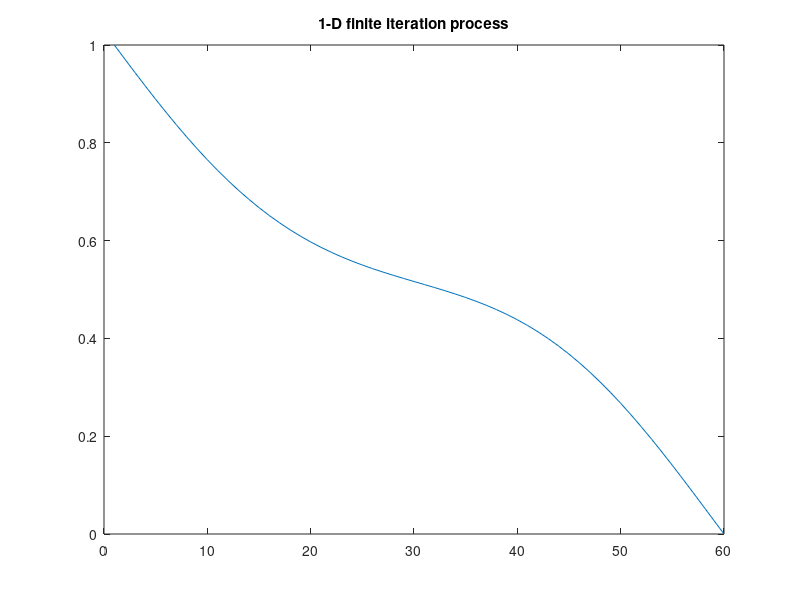

MATLAB code to generate this figure: (Note: this script raises an error after producing the figure.)
%%ELEC 4700 Assignment 2: Finite Difference Method
%% Student Name: Jean-Raphael Renaud-Mattey
%% Student Number: 100791195
%% Date Submitted: February 25 2018
%% Question 1 of Assignment 2
% The purpose of this code is to use the Finite Difference Method to solve
% for the electrostatic potential in the rectangular region L*W shown in
% Figure 1 of the Assignment, where the ratio of L/W is 3/2. First we solve
% the case of V = Vo at x = 0 and V = 0 at x = L. For this case,I treat it
% as a 1-D case and solve it via iterations process. The second part of
% question 1 requires me to now solve it for V=Vo at x=0, x=L and V=0 at y=0,
% y=W, which will then be compared to a analytical solution. Some conclusions
% will be drawn from it and explained at the end of the code for the first
% question. I used iteration process to solve the first question:


%clear all
clearvars
clearvars -GLOBAL
close all
format shortE
%% Question 1 parameters:
% Here we will define all the parameters for question 1,as well the region
% size for both questions. Any change to see different result can be made
% here.
size = 20; %size to establish the Length and Width of the rectangular region
Vo=1; %The voltage set the boundary conditions as well to find the analytical solution
L = 3*size; %Length of the rectangular region
W = 2*size;%Width of the rectangular region
G1 = sparse(1,L); % Vector to solve question 1 a via iteration process
G2 = sparse(W,L); % Matrix to solve question 1 b via iteration process
G3 = sparse(W,L); % Matrix to solve question 1 b analytical sol
BC1 = 0; % Boundary condition for question 1
BC2 = Vo;% Boundary condition for question 1
iterations =100; %iteration limit for the iteration process, can be changed for the different result

%% Question 1.a):
% This is the iteration process for solving the 1-D case. It plots the
% change and update over the number of iterations. This is answer for
% question 1.a)
f1 = figure; 
G1(L)=BC1; % Set the boundary condition for the Vector to be V=0 at x=L 
G1(1)=BC2; % Set the boundary condition for the Vector to be V=Vo at x=0
G1(2:L-1)=deal(0.5*(BC1+BC2)); %populate the rest of the vector with the average of the Boundary Conditions
figure(f1)
for steps =1:iterations
    plot(G1);
    title('1-D finite iteration process')
    pause(0.01);
    for i=2:L-1
        G1(i)= 0.5*(G1(i-1)+G1(i+1));
    end
end

%% Question 1.b):
% This is the code to answer question 1.b of the assignment. First we
% establish the analytical solution for the equation :
%
% $$V(x,y)=\frac{4Vo}{\pi}\sum_{n=1,3,5...}^\infty\frac{1}{n}\frac{\cosh\left(\frac{n\pi x}{a}\right)}{\cosh\left(\frac{n\pi b}{a}\right)}\sin\left(\frac{n\pi y}{a}\right)$$
%
% And then we will compare the analytical solution to the meshing and
% explain some of the advantages and disadvantages.
Nterms = iterations;
f2 = figure;
figure(f2)
for i = 1:L       
    for j = 1:W
        G3(j,i) = analyticalsol2(i,j,Vo,L,W,Nterms); 
    end
end
subplot(3,1,1);
surf(G3);
title('analytical solution');
pause(0.01);

% This is to populate our 2-D matrix where; for the boundary conditions
% are: V=Vo at x=0,x=L and V=0 at y=0, y=W
% For the rest, we populate it with the average of the boundary conditions
[G2(1,1),G2(1,L),G2(W,1),G2(W,L),G2(2:W-1,2:L-1)]=deal( 0.5*(BC1+BC2) );
[G2(1,2:L-1),G2(W,2:L-1)]=deal(BC1);
[G2(2:W-1,1),G2(2:W-1,L)]=deal(BC2);
%This code section is similar to the first question, except instead of
%being the iteration process for 1-D, it will be for a 2-D iteration
%process, so four terms must be used: (j+1,i), (j-1,i), (j,i+1), (j,i-1)
%and must be divided by four instead of 2.
for step = 1:iterations
    subplot(3,1,2);
    surf(G2);
    title('numerical solution');
    subplot(3,1,3);
    surf(log(abs(G2-G3)))
    set(gca,'ZScale','log')
    title('difference between analytical and numerical')
    pause(0.01);
    for i=2:L-1
        for j=2:W-1
            G2(j,i) = 0.25*(G2(j+1,i)+G2(j-1,i)+G2(j,i+1)+G2(j,i-1));
        end
    end
end

%% Conclusion to question 1.b):
% Through iteration process, we can see that the meshing does approach the
% analytical solution around 100 iterations, although they both have
% reading error in the range of -10e-2, which seems to be the approrpiate
% range when to stop the analytical series. Going any higher than 100 and
% the graph barely has any change. This shows that the advantages of
% numerical solution is that for partial differential equations, it is
% easier to use numerical method since it will approximate to the actual
% value for a complicated analytical problem, however since it is simple
% meshing, the process will take a long time. A disadvantage to numerical
% method is that is difficult to use it for non rectangular geometric and
% for non-uniform meshing.



%% Question 2 of Assignment 2
%  For this section, I must use the Finite Difference Method to solve the
%  current flow in the rectangular region but with different resistivity,
%  higher risistivity outside the box compared to inside. From we will plot
%  the sigma(x,y), V(x,y) Ex Ey, and J(x,y). And then will draw some
%  conclusion from varying the mesh density, space of the bottle neck, and
%  changing the conductivity of the box (sigma).

%% Question 2 parameters:
% These are the parameters to determine the bottle neck size. The length of
% the bottle neck is about 1/3 of the total length of the rectangular
% region, while the width is about 2/8 of the total width of the
% rectangular region. Our conductivity inside the boxes is sig = 10e-2.
% These values will change when comparing the initial results with
% different parameters to see the results.

cMap2=ones(L,W); % create the conductivity mapping
LGap = L/3; %Establish the length of the bottle neck
WGap =3*W/8; % Width of the boxes enclosing the bottle neck
sig = 10e-2;
[cMap2(floor((L-LGap)/2):floor((L+LGap)/2),1:floor((W-WGap)/2)),...
    cMap2(floor((L-LGap)/2):floor((L+LGap)/2),floor((W+WGap)/2):W)]= deal(sig);
% The previous two lines finalize the bottle neck for our conductivity map.
% The following code is to create the G matrix and B vector
G4 = sparse(L*W,L*W); 
B3 = zeros(1,L*W);
%equations will be 
%4T_{i,j} -T_{i-1,j} - T_{i+1,j}-T_{i,j-1} - T_{i,j+1}= 0
%T_{1,j} = V0=BC2
%T_{L,j} = V0=BC2
%T_{i,1} = 0=BC1
%T_{i,W} = 0=BC1
%T_{1,1}=T_{L,1}=T_{1,W}=T_{L,W}=V0/2=(BC1+BC2)/2
[B3(2:W-1),B3((L-1)*W+1:L*W-1)]=deal(BC2);% Populate the vector with 1 volt for the values that will interact with G4
[B3(1),B3(W),B3((L-1)*W),B3(L*W)]=deal(0.5*(BC1+BC2)); %Set the boundary conditions in the vector that will interact with G4
for i=1:L
    for j=1:W
        n= j + (i-1) * W;   
        if i==1 || i == L || j == 1 || j == W
            G4(n,n) = 1;
        else
            nxp = j+i*W;
            nxm = j+(i-2)*W;
            nyp = n+1;
            nym = n-1;
            
            rxp = 0.5* (cMap2(i,j)+cMap2(i+1,j));
            rxm = 0.5* (cMap2(i,j)+cMap2(i-1,j));
            ryp = 0.5* (cMap2(i,j)+cMap2(i,j+1));
            rym = 0.5* (cMap2(i,j)+cMap2(i,j-1));
            
            G4(n,n) = -(rxp+rxm+ryp+rym);
            G4(n,nxp)=rxp;
            G4(n,nxm)=rxm;
            G4(n,nyp)=ryp;
            G4(n,nym)=rym;
        end    
    end
end

V2Vec=G4\(B3'); % The matrix neccessary to obtained our V(x,y) from the conductivity map

V2Map= zeros(L,W);
for i=1:L
    for j=1:W
        V2Map(i,j)=V2Vec(j+(i-1)*W);
    end
end
%% Process to obtain the Electric Field values for the vector format of the Electric Field 
% The code lines 187-206 is to obtained our absolute value of the electric
% field, where we create two matrix , E(x), E(y), and depending on the
% location of the matrix, set the appropriate value from gradient equation.
eX= zeros(L,W);
eY= zeros(L,W);
for i=1:L
    for j=1:W
        if i == 1
            eX(i,j) = V2Map(i+1,j)-V2Map(i,j);
        elseif i == L
            eX(i,j) = V2Map(i,j)-V2Map(i-1,j);
        else
            eX(i,j) = (V2Map(i+1,j)-V2Map(i-1,j))*0.5;
        end
        if j == 1
            eY(i,j) = V2Map(i,j+1)-V2Map(i,j);
        elseif j == W
            eY(i,j) = V2Map(i,j)-V2Map(i,j-1);
        else
            eY(i,j) = (V2Map(i,j+1)-V2Map(i,j-1))*0.5;
        end
    end
end

eX=-eX;
eY=-eY;
%% Code responsible for creating the Current Density Vectors
% The following code lines are responsible for making the Current Density
% Vector, by first assigning the value of the current Density to their
% matching position with the Electric Field (since J = sig*E). 
Jx=cMap2.*eX;% This line of code create the X value of the Current Density vector
Jy=cMap2.*eY;% This line of code create the Y value of the Current Density vector

pointSampling = 3;
[x,y]= meshgrid(1:floor(W/pointSampling),1:floor(L/pointSampling));
x=pointSampling*x-pointSampling+1;
y=pointSampling*y-pointSampling+1;

eXSample = zeros(floor(L/pointSampling),floor(W/pointSampling));
eYSample = zeros(floor(L/pointSampling),floor(W/pointSampling));
JxSample = zeros(floor(L/pointSampling),floor(W/pointSampling));
JySample = zeros(floor(L/pointSampling),floor(W/pointSampling));

for i=1:floor(L/pointSampling)
    for j = 1:floor(W/pointSampling)
        eXSample(i,j)=eX(pointSampling*i,pointSampling*j);
        eYSample(i,j)=eY(pointSampling*i,pointSampling*j);
        JxSample(i,j)=Jx(pointSampling*i,pointSampling*j);
        JySample(i,j)=Jy(pointSampling*i,pointSampling*j);
    end
end
%% Plot of the question 2.a)
% This is plots for the conductivity sig(x,y), V(x,y), E(x,y), and J(x,y).
% This will be standard plot that will compare to the following figures,
% where the setting are modified to investigate the changes. To avoid huge
% bulk of code, I have taken the code for answering question 2.a and put it
% in a function file to reduce the size of the main code.
f3=figure;
figure(f3)
subplot(2,2,1)
surface(cMap2');
title('Conductivity');
subplot(2,2,2)
surface(V2Map');
title('Voltage Vx,Vy');
subplot(2,2,3)
quiver(y,x,eXSample,eYSample,10);
title('Electric Field, Ex,Ey');
subplot(2,2,4)
quiver(y,x,JxSample,JySample,10);
title('Current Density, Jx,Jy');
%% Answer of Question 2.b :
% For here I created a function code that depends on inputs such as size,
% conductivity of the box creating the bottle neck, and the point sampling
% ratio, to change the size of the arrow for the quiver function.
%% This is with meshing size being double of the standard set:

Plotconductivity(40,10e-2,3);
%% This is with meshing size being triple of the standard set:

Plotconductivity(80,10e-2,3);

%% This is with meshing size being half of the standard set:

Plotconductivity(10,10e-2,3);

%% Answer of Question 2.c:
% Here are the different version of the a set with different bottle
% neck size, the conductivity will be the same, the meshing size will be
% the same, just the bottle neck dimension will change:
%
%% This is the set the comparison will be made from:

Plotconductivity(100,10e-2,3);
%% This is one with longer bottle neck:
Plotconductivity2(100,10e-2,3,0.5,0.375);
%% This is one with narrower bottle neck:
Plotconductivity2(100,10e-2,3,0.3333,0.5);

%% Answer of Question 2.d:
% In this question, we wil compare the results with different resistivity
% inside the box:
%% This one is with higher resistivity than the original
Plotconductivity(20,10,3);

%% This one is with a lower resistivity than the original
Plotconductivity(20,10e-5,3);